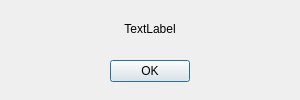
<?xml version="1.0" encoding="UTF-8"?>
<ui version="4.0">
    <class>Dialog</class>
    <widget class="QDialog" name="Dialog">
        <property name="geometry">
            <rect>
                <x>0</x>
                <y>0</y>
                <width>300</width>
                <height>100</height>
            </rect>
        </property>
        <property name="sizePolicy">
            <sizepolicy hsizetype="Fixed" vsizetype="Fixed">
                <horstretch>0</horstretch>
                <verstretch>0</verstretch>
            </sizepolicy>
        </property>
        <property name="windowTitle">
            <string>Dialog</string>
        </property>
        <layout class="QVBoxLayout" name="verticalLayout">
            <item>
                <widget class="QLabel" name="label">
                    <property name="locale">
                        <locale language="English" country="UnitedStates"/>
                    </property>
                    <property name="text">
                        <string>TextLabel</string>
                    </property>
                    <property name="alignment">
                        <set>Qt::AlignCenter</set>
                    </property>
                </widget>
            </item>
            <item alignment="Qt::AlignHCenter|Qt::AlignVCenter">
                <widget class="QPushButton" name="pushButton">
                    <property name="sizePolicy">
                        <sizepolicy hsizetype="Fixed" vsizetype="Fixed">
                            <horstretch>0</horstretch>
                            <verstretch>0</verstretch>
                        </sizepolicy>
                    </property>
                    <property name="text">
                        <string>OK</string>
                    </property>
                </widget>
            </item>
        </layout>
    </widget>
    <resources/>
    <connections/>
</ui>
